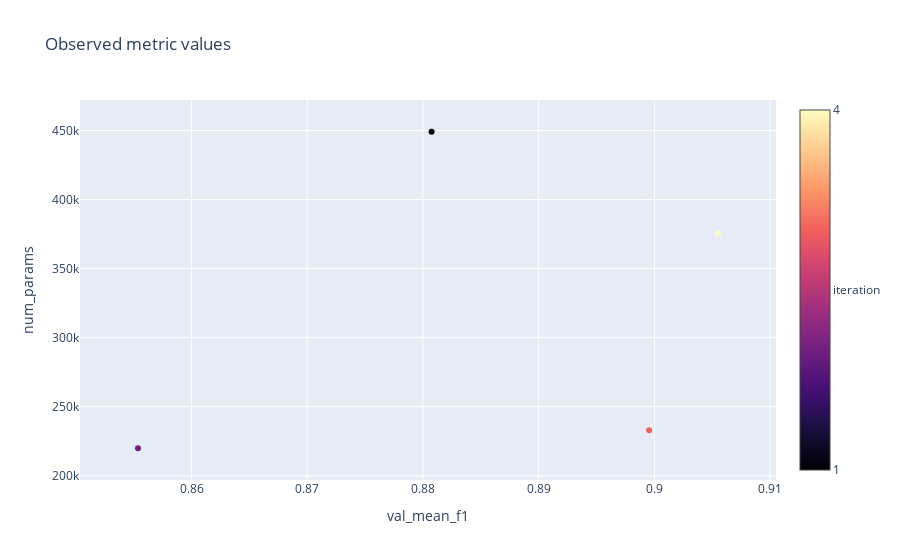

Notebook code for this chart:
### Markdown cell above
We can also visualize the Pareto frontier of tradeoffs between the validation accuracy and the number of model parameters.

Ax uses Plotly to produce interactive plots, which allow you to do things like zoom, crop, or hover in order to view details of components of the plot. Try it out, and take a look at the visualization tutorial if you’d like to learn more).

The final optimization results are shown in the figure below where the color corresponds to the iteration number for each trial. We see that our method was able to successfully explore the trade-offs and found both large models with high validation accuracy as well as small models with comparatively lower validation accuracy.

### Code cell
from ax.service.utils.report_utils import _pareto_frontier_scatter_2d_plotly

_pareto_frontier_scatter_2d_plotly(experiment)

### Figure 1 — Plotly figure (JSON) as saved in the notebook; plotly's stock layout.template omitted (floating-point values rounded to 4 significant figures)
{"data": [{"hovertemplate": "%{text}", "marker": {"color": [0, 33.33, 66.67, 100], "colorbar": {"ticktext": [1, "iteration", 4], "tickvals": [0, 50, 100]}, "colorscale": [[0, "#000004"], [0.1111, "#180f3d"], [0.2222, "#440f76"], [0.3333, "#721f81"], [0.4444, "#9e2f7f"], [0.5556, "#cd4071"], [0.6667, "#f1605d"], [0.7778, "#fd9668"], [0.8889, "#feca8d"], [1, "#fcfdbf"]]}, "mode": "markers", "name": "Experimental points", "text": ["Arm name: 0_0", "Arm name: 1_0", "Arm name: 2_0", "Arm name: 3_0"], "type": "scatter", "x": [0.8807, 0.8554, 0.8995, 0.9055], "y": [449154, 219858, 232930, 375410]}], "layout": {"autosize": true, "showlegend": false, "title": {"text": "Observed metric values"}, "xaxis": {"range": [0.8504, 0.9105], "title": {"text": "val_mean_f1"}, "type": "linear"}, "yaxis": {"range": [196900.0, 472100.0], "title": {"text": "num_params"}, "type": "linear"}}}
